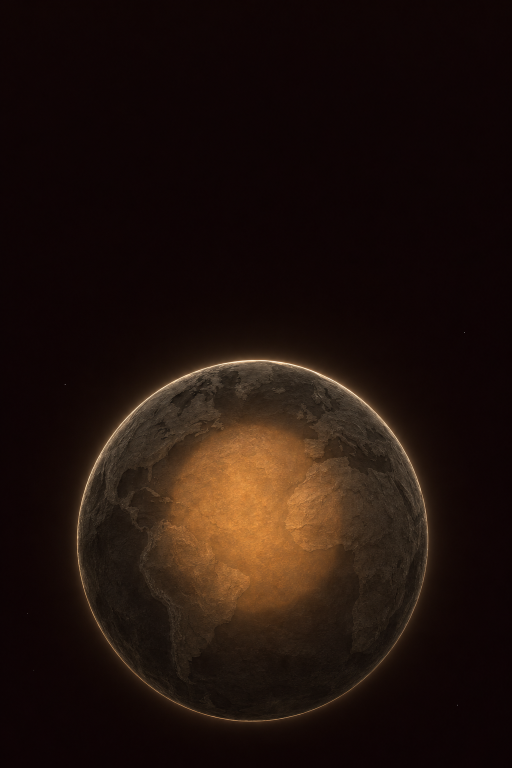
#> input picture book/cover/stone-earth.png, 1024 x 1536 px (shown at 1/2 size)
$ python make_cover.py
#> lines starting #> are read from the running program, lines starting #| are printed output that depends on the picture; after the words box and inside, x2 and y2 are one past the last pixel; in counts of white or black regions, pixels touching at a corner belong together
### reference/gravcam/scene.py
"""Scene loading: materials, the parent/child tree and own-region volumes.

Implements the scene format of ``scenes/README.md``, v0 with the additions of
v1: shapes are spheres or axis-aligned boxes, in any mixture and nesting. An
object's *own region* is its shape minus its children; a point belongs to the
innermost (deepest in the tree) object whose shape contains it.

Choices where the contract is silent (all raise :class:`SceneError` rather
than guess):

* a child must lie entirely inside its parent (the contract says it does);
* objects with the same parent (and root objects among themselves) must not
  overlap, so that "innermost object containing a point" is unique. They may
  touch: a safe stands on the floor, a spherical tank touches it at a point;
* ``density`` and ``temperature`` are required for every material;
* ``observer.exclusion`` must be positive (the tidal column diverges
  logarithmically at the observer if it sits in matter) and ``environment``
  must be one of the two values the contract names.

"Inside" and "overlap" for mixed shapes are the exact geometric statements:
a box is inside a sphere if its farthest corner is, a sphere is inside a box
if it fits between each pair of faces, and a sphere overlaps a box if the
point of the box nearest to its centre is closer than its radius.

Points exactly on a surface count as inside (``distance <= radius``, and
``low <= coordinate <= high`` for a box); surfaces have zero measure, so no
integral depends on this.
"""
from __future__ import annotations

import json
import math
from dataclasses import dataclass
from pathlib import Path

import numpy as np

# Relative slack for the containment / overlap checks, so that shapes that
# touch within rounding are accepted.
_GEOMETRY_RTOL = 1e-12

DEFAULT_EXCLUSION = 0.25                  # m, observer.exclusion when the scene gives none
ENVIRONMENTS = ("night-sky", "room")      # the first is the default


class SceneError(ValueError):
    """The scene file does not satisfy the scene contract."""


@dataclass(frozen=True)
class Material:
    name: str
    density: float                    # kg/m^3
    temperature: float                # K
    friction: float | None = None     # Pa s (effective shear viscosity)
    luminosity: float | None = None   # W (total graviton power of an object)
    light: dict | None = None         # appearance to an ordinary camera


@dataclass(frozen=True)
class Sphere:
    center: tuple[float, float, float]   # m
    radius: float                        # m

    # [4 lines left out: function volume, not called in this run]


@dataclass(frozen=True)
class Box:
    """Axis-aligned box. ``low`` and ``high`` are its two extreme corners."""
    center: tuple[float, float, float]   # m
    size: tuple[float, float, float]     # m, full edge lengths along x, y, z

    @property
    def half_size(self) -> tuple[float, float, float]:
        return (0.5 * self.size[0], 0.5 * self.size[1], 0.5 * self.size[2])

    # [9 lines left out: functions low, high, not called in this run]

    @property
    def volume(self) -> float:
        return self.size[0] * self.size[1] * self.size[2]


Shape = Sphere | Box


@dataclass(frozen=True)
class Spin:
    """Steady rotation of a sphere about an axis (scenes/README.md, v2).
    ``rate`` is in revolutions per second, positive anticlockwise when seen
    from the tip of ``axis`` (the right-hand rule)."""
    center: tuple[float, float, float]   # m, a point on the axis
    axis: tuple[float, float, float]     # unit vector
    rate: float                          # rev/s

    # [10 lines left out: functions omega, angular_direction, not called in this run]


@dataclass(frozen=True)
class SceneObject:
    id: str
    shape: Shape
    material: Material
    parent: str | None
    children: tuple[str, ...]
    depth: int            # 0 for a root object, parent's depth + 1 otherwise
    own_volume: float     # m^3: shape volume minus the children's shape volumes
    background: bool = False   # part of the empty room, which a view may subtract
    spin: Spin | None = None   # steady rotation, for the wave views


class Scene:
    """A loaded scene. Objects keep the order of the scene file."""

    # [27 lines left out: function __init__, not called in this run]

    def __len__(self):
        return len(self.objects)

    def __getitem__(self, object_id: str) -> SceneObject:
        return self.objects[self.index(object_id)]

    # [5 lines left out: function index, not called in this run]

    @property
    def roots(self) -> tuple[str, ...]:
        return tuple(o.id for o in self.objects if o.parent is None)

    # [145 lines left out: functions subtree, locate, object_at, _number, _vector, _material and 4 more, not called in this run]


def _farthest_corner_distance(box: Box, point) -> float:
    return math.sqrt(sum(max(abs(lo - p), abs(hi - p)) ** 2 for lo, hi, p in zip(box.low, box.high, point)))


def _distance_to_box(box: Box, point) -> float:
    """Distance from ``point`` to the nearest point of the box (0 inside)."""
    return math.sqrt(sum(max(lo - p, 0.0, p - hi) ** 2 for lo, hi, p in zip(box.low, box.high, point)))


# [126 lines left out: functions shape_inside, shapes_overlap, scene_from_dict, not called in this run]


def load_scene(path) -> Scene:
    """Load and validate a ``*.scene.json`` file."""
    path = Path(path)
    with path.open(encoding="utf-8") as handle:
        data = json.load(handle)
    return scene_from_dict(data, source=path)

### book/cover/make_cover.py
"""The cover's picture: the Earth seen from the distance of the Moon, the Sun hidden behind it, cut by the seam.

    .venv/bin/python book/cover/make_cover.py         writes book/cover/build/art.png (then book/cover/build.sh)

The page is 8 x 10 in (203.2 x 254 mm) with 3 mm of bleed on every side (209.2 x 260 mm), drawn at PX pixels per millimetre.
Left of the seam the Earth is seen in light: its night side, dark, with no light but a thin ring of sunlight bent
round the limb by the air (the ring of a lunar eclipse), under stars. Right of the seam it is seen in gravity, as
the gravitational camera sees it: every pixel is the thermal number radiance N along its line of sight, computed by
the reference implementation (gravcam.columns.number_radiance) for the paper's scene of the Sun at midnight
(scenes/sun-at-midnight.scene.json), from an observer at the Moon's distance placed so that the Sun's core lies
behind the Earth, a little right of and below its centre. Exact: the Earth's disc (its angular radius from there),
the radiance of every pixel, the steps where lines of sight graze the inner core, the core and the lower mantle, and
the Sun's core (the only part of the Sun that emits in the scene), its size and place. Brightness is a piecewise-linear
ramp in N, scaled to the Earth's brightest line of sight (RAMP); the Sun's core, 3e10 times brighter, is shown on its
own scale, pale gold at its rim to white at its centre.
Schematic: the stars, the eclipse ring's width and colour, and the night side's surface, which is the stone texture
of an image-model picture (stone-earth.png, candidate F of run1 in design/candidates/book-cover/,
prompt design/prompts/book-cover.json), flat-fielded so that its own lighting is gone.
"""
from __future__ import annotations

import json
import pathlib
import sys

import numpy as np
from PIL import Image
from scipy.ndimage import gaussian_filter, map_coordinates

HERE = pathlib.Path(__file__).resolve().parent
ROOT = HERE.parents[1]
sys.path.insert(0, str(ROOT / "reference"))
from gravcam import columns  # noqa: E402
from gravcam.scene import load_scene  # noqa: E402

PX = 12                                   # pixels per mm (304.8 dpi)
BLEED = 3.0
W_MM, H_MM = 203.2 + 2 * BLEED, 254 + 2 * BLEED
W, H = round(W_MM * PX), round(H_MM * PX)
# the Earth on the page (mm, from the bleed's top left corner): centred across, its centre CY down, radius RE
CX, CY, RE = W_MM / 2, BLEED + 150.0, 62.0
SEAM = CX                                  # the seam runs down the page through the Earth's centre
# where the Sun's core is to appear, in units of the Earth's radius on the page: right and down from its centre
SUN_AT = (0.40, 0.24)
MOON = 384_400e3                           # the observer's distance from the Earth (m)

# colours, sRGB
SKY_LIGHT = (17, 21, 30)                   # the night sky, left of the seam
SKY_GRAVITY = (27, 19, 12)                 # the empty sky of gravity, right of it (the site's umber, darker)
STONE = (58, 54, 52)                       # the night side's stone at the centre of the disc
# the Earth in gravity: a ramp in N, as a fraction of its brightest line of sight (sRGB stops)
RAMP_V = [0.0, 0.12, 0.45, 1.0]
RAMP = [SKY_GRAVITY, (78, 46, 24), (170, 98, 46), (242, 184, 112)]
# the Sun's core, on its own scale (N over its own peak, SUN_PEAK): from its rim to its centre
SUN_EDGE, SUN_CENTRE = (250, 214, 160), (255, 251, 242)
SUN_PEAK = 4.048e5                         # the Sun's core's brightest line of sight (printed by a run)
RING = (214, 118, 66)                      # the eclipse ring


def lin(c):
    c = np.asarray(c, float) / 255
    return np.where(c <= 0.04045, c / 12.92, ((c + 0.055) / 1.055) ** 2.4)


def srgb(x):
    x = np.clip(x, 0, 1)
    return np.where(x <= 0.0031308, 12.92 * x, 1.055 * x ** (1 / 2.4) - 0.055)


def grid():
    """Page coordinates (mm) of every pixel's centre."""
    y, x = np.mgrid[0:H, 0:W].astype(float)
    return (x + 0.5) / PX, (y + 0.5) / PX


# [44 lines left out: function gravity_image, not called in this run]


def earth_peak():
    """N along the line of sight through the Earth's centre, with the Sun not behind it: the scale of the glow."""
    scene = load_scene(ROOT / "scenes" / "sun-at-midnight.scene.json")
    R = 6371e3
    o = np.array([0.0, 0.0, MOON])                         # any side the Sun is not on (the Sun lies at z < 0)
    return float(columns.number_radiance(scene, np.array([[0.0, 0.0, -1.0]]), origin=o)[0])


def flat_field(path, cx, cy, r):
    """The stone texture of the picture's Earth (disc centre cx, cy, radius r, its pixels): luminance divided by
    its own blur, so that the picture's glow and shading are gone and only the surface's grain and relief remain."""
    im = np.asarray(Image.open(path).convert("RGB")).astype(float) / 255
    L = lin(im * 255).mean(2)
    yy, xx = np.mgrid[0:L.shape[0], 0:L.shape[1]]
    inside = (np.hypot(xx - cx, yy - cy) < r).astype(float)
    blur = gaussian_filter(L * inside, 18) / np.maximum(gaussian_filter(inside, 18), 1e-6)
    T = np.where(inside > 0, L / np.maximum(blur, 1e-6), 1.0)
    return np.clip(T, 0.25, 2.2)


def main():
    x, y = grid()
    rho = np.hypot(x - CX, y - CY) / RE                    # distance from the Earth's centre, in its radii
    left = x < SEAM
    img = np.empty((H, W, 3))
    img[left] = lin(SKY_LIGHT)
    img[~left] = lin(SKY_GRAVITY)
    # a faint grain on both skies, as of printed paper
    rng = np.random.default_rng(7)
    grain = gaussian_filter(rng.normal(0, 1, (H, W)), 0.8)
    img *= (1 + 0.035 * grain)[..., None]

    # --- light: stars, the night side's stone, the eclipse ring -----------------------------------------------
    n = 70
    sx, sy = rng.uniform(4, SEAM - 2, n), rng.uniform(4, H_MM - 4, n)
    keep = np.hypot(sx - CX, sy - CY) > RE + 4
    # none near the type (cover.tex): the title and subtitle's band, the author's line
    keep &= ~((abs(sx - CX) < 82) & (sy > 28) & (sy < 64)) & ~((abs(sx - CX) < 40) & (sy > 222) & (sy < 240))
    for a, b, m in zip(sx[keep], sy[keep], rng.uniform(0, 1, keep.sum()) ** 3):
        rr = (0.10 + 0.16 * m) * PX
        i0, j0 = int(b * PX), int(a * PX)
        k = int(np.ceil(4 * rr)) + 1                       # four sigmas: no edge to the star's blur
        sl = np.s_[max(i0 - k, 0):i0 + k + 1, max(j0 - k, 0):min(j0 + k + 1, int(SEAM * PX))]
        g = np.exp(-((x[sl] - a) ** 2 + (y[sl] - b) ** 2) * PX ** 2 / (2 * rr ** 2))
        img[sl] += (0.10 + 0.55 * m) * g[..., None] * lin((226, 230, 240))

    # the stone: the texture mapped onto the disc, the picture's disc (centre, radius) fitted to its outline
    T = flat_field(HERE / "stone-earth.png", 507.6, 1074.3, 345.0)
#> in flat_field, `L = lin(im * 255).mean(2)`:
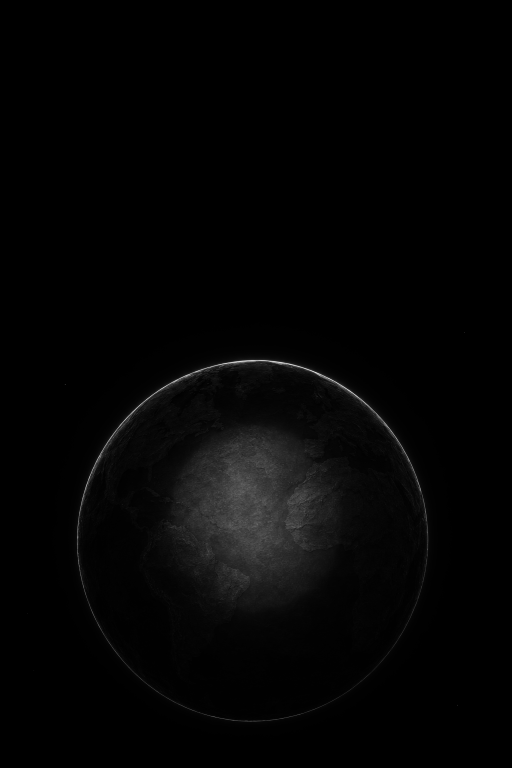
#> L: shape (1536, 1024) float64 (shown at 1/2 size); min 0.000304, max 0.985, mean 0.0191
#> in flat_field, `blur = gaussian_filter(L * inside, 18) / np.maximum(gaussian_filter(in..`:
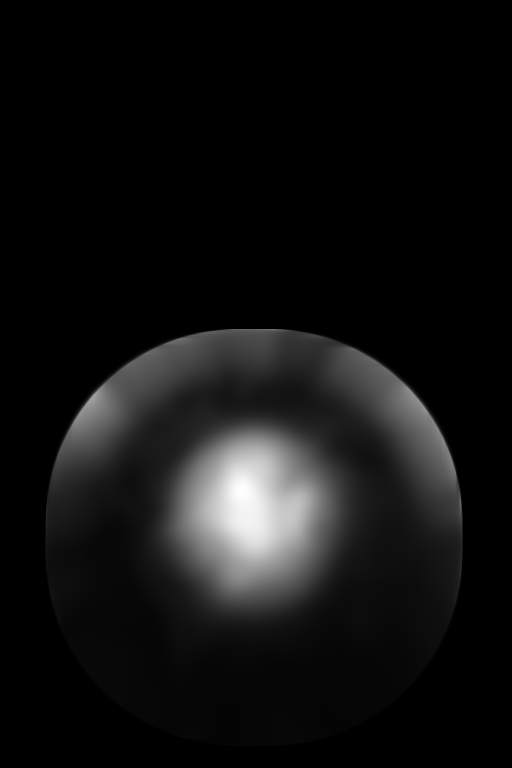
#> blur: shape (1536, 1024) float64 (shown at 1/2 size); min 0, max 0.293, mean 0.0207; drawn with min black and max white
#> in flat_field, `blur = gaussian_filter(L * inside, 18) / np.maximum(gaussian_filter(in..`:
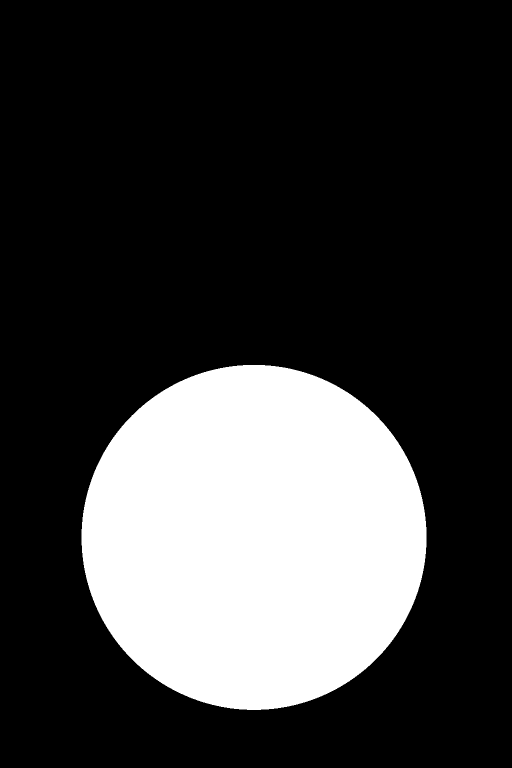
#> inside: shape (1536, 1024) float64 (shown at 1/2 size); values 0 (black) and 1 (white), 23.8% white; 1 white region, box (x1, y1, x2, y2) and area: (163, 730, 853, 1420) 373939
#> in flat_field, `T = np.where(inside > 0, L / np.maximum(blur, 1e-6), 1.0)`:
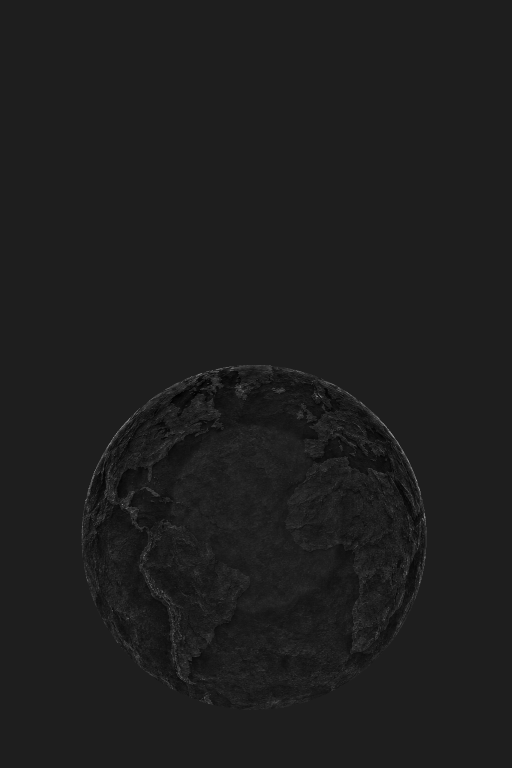
#> T: shape (1536, 1024) float64 (shown at 1/2 size); min 0.0977, max 7.54, mean 0.994; drawn with min black and max white
#> in flat_field, `return np.clip(T, 0.25, 2.2)`:
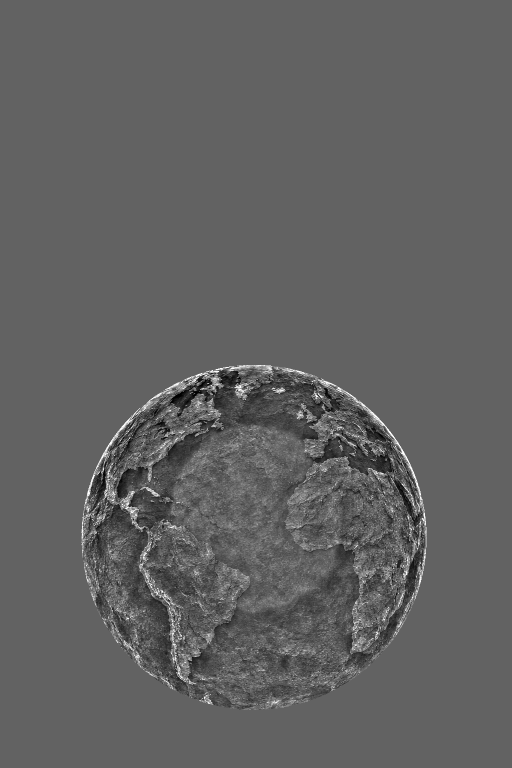
#> returned value: shape (1536, 1024) float64 (shown at 1/2 size); min 0.25, max 2.2, mean 0.993; drawn with min black and max white
    fr = 340.0                                             # the picture's radius used: clear of its own bright rim
    ii = 1074.3 + (y - CY) / RE * fr
    jj = 507.6 + (x - CX) / RE * fr
    # the eclipse ring: sunlight bent through the air round the limb, a thin band just outside it (light only)
    out = left & (rho >= 1 - 2 / (RE * PX))
    h = np.maximum(rho[out] - 1, 0) * RE                    # mm above the limb
    ring = 0.9 * np.exp(-h / 0.22) + 0.10 * np.exp(-h / 1.6)
    img[out] += ring[:, None] * lin(RING)[None, :]
    sel = left & (rho < 1 + 1 / (RE * PX))
    cover = np.clip((1 - rho[sel]) * RE * PX + 0.5, 0, 1)   # the share of each pixel inside the limb
    tex = map_coordinates(T, [ii[sel] - 0.5, jj[sel] - 0.5], order=3, mode="nearest")
    mu = np.sqrt(np.clip(1 - rho[sel] ** 2, 0, 1))
    shade = 0.45 + 0.55 * mu ** 0.6                         # darker toward the limb
    stone = lin(STONE)[None, :] * (tex * shade)[:, None]
    img[sel] = cover[:, None] * stone + (1 - cover[:, None]) * img[sel]
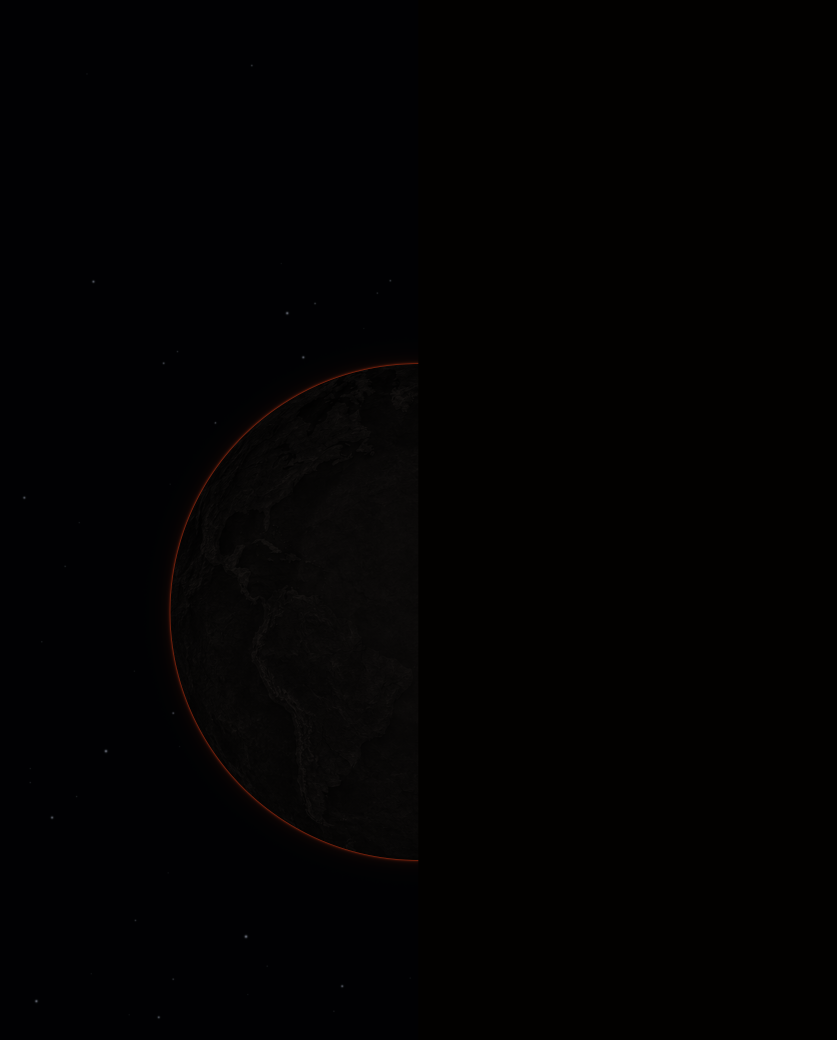
#> img: shape (3120, 2510, 3) float64 (shown at 1/3 size); mean of channels 0, 1, 2 0.0125, 0.00986, 0.0102; drawn as R, G, B

    # --- gravity: the radiance of every pixel right of the seam, inside a square round the disc -----------------
    # the Earth's brightest line of sight, the one through its centre (hidden here behind the Sun's core): the scale
    box = (~left) & (rho < 1.03)
    EARTH_PEAK = earth_peak()
    SUN_FLOOR = 1e-3                                       # any N above this is the Sun's core (the Earth's < 2e-5)

    # [8 lines left out: function tone, not called in this run]

    col, peak, sun = gravity_image(x[box], y[box], tone)
    print(f"Earth's brightest line of sight N = {EARTH_PEAK:.4g}; the Sun's core up to {peak:.4g} "
          f"({peak / EARTH_PEAK:.2g} times)")
    img[box] = col

    (HERE / "build").mkdir(exist_ok=True)
    Image.fromarray((srgb(img) * 255 + 0.5).astype(np.uint8)).save(HERE / "build" / "art.png", dpi=(PX * 25.4,) * 2)
    print(f"wrote book/cover/build/art.png, {W} x {H} px; Sun's core drawn at {sun[0]:.3f}, {sun[1]:.3f} Earth radii")


if __name__ == "__main__":
#> (the run stopped early here; a loop or call above may not have finished)
